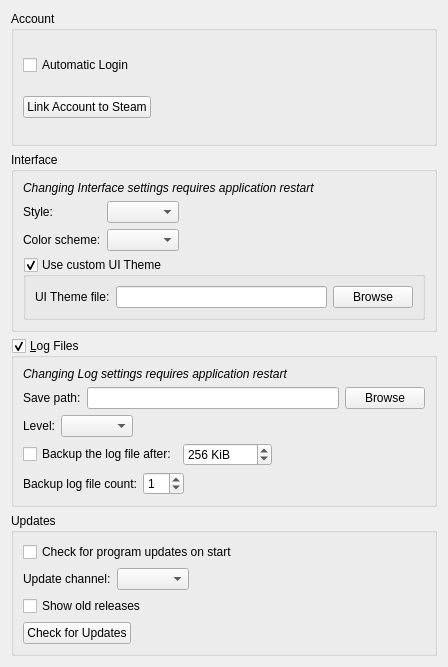
          <widget class="QWidget" name="scrollAreaWidgetContents">
           <property name="geometry">
            <rect>
             <x>0</x>
             <y>-30</y>
             <width>448</width>
             <height>667</height>
            </rect>
           </property>
           <layout class="QVBoxLayout" name="verticalLayout_3">
            <item>
             <widget class="QGroupBox" name="accountSettingsBox">
              <property name="title">
               <string>Account</string>
              </property>
              <layout class="QVBoxLayout" name="verticalLayout_4">
               <item>
                <widget class="QCheckBox" name="checkAutoLogin">
                 <property name="text">
                  <string>Automatic Login</string>
                 </property>
                </widget>
               </item>
               <item>
                <layout class="QHBoxLayout" name="linkToSteam">
                 <item>
                  <widget class="QPushButton" name="buttonLinkToSteam">
                   <property name="text">
                    <string>Link Account to Steam</string>
                   </property>
                  </widget>
                 </item>
                 <item>
                  <spacer name="horizontalSpacer_12">
                   <property name="orientation">
                    <enum>Qt::Orientation::Horizontal</enum>
                   </property>
                   <property name="sizeHint" stdset="0">
                    <size>
                     <width>40</width>
                     <height>20</height>
                    </size>
                   </property>
                  </spacer>
                 </item>
                </layout>
               </item>
              </layout>
             </widget>
            </item>
            <item>
             <widget class="QGroupBox" name="UISettingsBox">
              <property name="title">
               <string>Interface</string>
              </property>
              <layout class="QVBoxLayout" name="UISettingsBoxLayout">
               <item>
                <widget class="QLabel" name="labelRestartRequired">
                 <property name="font">
                  <font>
                   <italic>true</italic>
                  </font>
                 </property>
                 <property name="text">
                  <string>Changing Interface settings requires application restart</string>
                 </property>
                </widget>
               </item>
               <item>
                <layout class="QGridLayout" name="layoutStyle">
                 <item row="0" column="0">
                  <widget class="QLabel" name="labelStyle">
                   <property name="text">
                    <string>Style:</string>
                   </property>
                  </widget>
                 </item>
                 <item row="0" column="1">
                  <widget class="QComboBox" name="comboStyle"/>
                 </item>
                 <item row="0" column="2">
                  <widget class="QLabel" name="labelStyleHint">
                   <property name="font">
                    <font>
                     <italic>true</italic>
                    </font>
                   </property>
                  </widget>
                 </item>
                 <item row="1" column="0">
                  <widget class="QLabel" name="labelColorScheme">
                   <property name="text">
                    <string>Color scheme:</string>
                   </property>
                  </widget>
                 </item>
                 <item row="1" column="1">
                  <widget class="QComboBox" name="comboColorScheme"/>
                 </item>
                 <item row="1" column="2">
                  <spacer name="spacerColorScheme">
                   <property name="orientation">
                    <enum>Qt::Orientation::Horizontal</enum>
                   </property>
                   <property name="sizeHint" stdset="0">
                    <size>
                     <width>40</width>
                     <height>20</height>
                    </size>
                   </property>
                  </spacer>
                 </item>
                </layout>
               </item>
               <item>
                <widget class="QGroupBox" name="checkUseCustomTheme">
                 <property name="title">
                  <string>Use custom UI Theme</string>
                 </property>
                 <property name="checkable">
                  <bool>true</bool>
                 </property>
                 <layout class="QHBoxLayout" name="horizontalLayout_18">
                  <item>
                   <widget class="QLabel" name="label_16">
                    <property name="text">
                     <string>UI Theme file:</string>
                    </property>
                   </widget>
                  </item>
                  <item>
                   <widget class="QLineEdit" name="lineCustomThemeFile"/>
                  </item>
                  <item>
                   <widget class="QPushButton" name="buttonBrowseThemeFile">
                    <property name="text">
                     <string>Browse</string>
                    </property>
                   </widget>
                  </item>
                 </layout>
                </widget>
               </item>
              </layout>
             </widget>
            </item>
            <item>
             <widget class="QGroupBox" name="checkFileLog">
              <property name="title">
               <string>&amp;Log Files</string>
              </property>
              <property name="checkable">
               <bool>true</bool>
              </property>
              <property name="checked">
               <bool>true</bool>
              </property>
              <layout class="QVBoxLayout" name="verticalLayout_11">
               <item>
                <widget class="QLabel" name="labelRestartRequired_2">
                 <property name="font">
                  <font>
                   <italic>true</italic>
                  </font>
                 </property>
                 <property name="text">
                  <string>Changing Log settings requires application restart</string>
                 </property>
                </widget>
               </item>
               <item>
                <layout class="QHBoxLayout" name="horizontalLayout_7">
                 <item>
                  <widget class="QLabel" name="label_4">
                   <property name="sizePolicy">
                    <sizepolicy hsizetype="Preferred" vsizetype="Preferred">
                     <horstretch>0</horstretch>
                     <verstretch>0</verstretch>
                    </sizepolicy>
                   </property>
                   <property name="text">
                    <string>Save path:</string>
                   </property>
                  </widget>
                 </item>
                 <item>
                  <widget class="QLineEdit" name="lineFileLogPath"/>
                 </item>
                 <item>
                  <widget class="QPushButton" name="buttonBrowseLogPath">
                   <property name="text">
                    <string>Browse</string>
                   </property>
                  </widget>
                 </item>
                </layout>
               </item>
               <item>
                <layout class="QHBoxLayout" name="horizontalLayout_6">
                 <item>
                  <widget class="QLabel" name="label_25">
                   <property name="text">
                    <string>Level:</string>
                   </property>
                  </widget>
                 </item>
                 <item>
                  <widget class="QComboBox" name="comboLogLevel"/>
                 </item>
                 <item>
                  <spacer name="horizontalSpacer_17">
                   <property name="orientation">
                    <enum>Qt::Orientation::Horizontal</enum>
                   </property>
                   <property name="sizeHint" stdset="0">
                    <size>
                     <width>40</width>
                     <height>20</height>
                    </size>
                   </property>
                  </spacer>
                 </item>
                </layout>
               </item>
               <item>
                <layout class="QHBoxLayout" name="horizontalLayout_8">
                 <item>
                  <widget class="QCheckBox" name="checkFileLogBackup">
                   <property name="toolTip">
                    <string>Creates an additional log file after the log file reaches the specified file size</string>
                   </property>
                   <property name="text">
                    <string>Backup the log file after:</string>
                   </property>
                  </widget>
                 </item>
                 <item>
                  <widget class="QSpinBox" name="spinFileLogSize">
                   <property name="suffix">
                    <string> KiB</string>
                   </property>
                   <property name="minimum">
                    <number>1</number>
                   </property>
                   <property name="maximum">
                    <number>1024000</number>
                   </property>
                   <property name="value">
                    <number>256</number>
                   </property>
                  </widget>
                 </item>
                 <item>
                  <spacer name="horizontalSpacer_100">
                   <property name="orientation">
                    <enum>Qt::Orientation::Horizontal</enum>
                   </property>
                   <property name="sizeHint" stdset="0">
                    <size>
                     <width>40</width>
                     <height>20</height>
                    </size>
                   </property>
                  </spacer>
                 </item>
                </layout>
               </item>
               <item>
                <layout class="QHBoxLayout" name="horizontalLayout">
                 <item>
                  <widget class="QLabel" name="label">
                   <property name="text">
                    <string>Backup log file count:</string>
                   </property>
                  </widget>
                 </item>
                 <item>
                  <widget class="QSpinBox" name="spinLogBackupCount">
                   <property name="value">
                    <number>1</number>
                   </property>
                  </widget>
                 </item>
                 <item>
                  <spacer name="horizontalSpacer">
                   <property name="orientation">
                    <enum>Qt::Orientation::Horizontal</enum>
                   </property>
                   <property name="sizeHint" stdset="0">
                    <size>
                     <width>40</width>
                     <height>20</height>
                    </size>
                   </property>
                  </spacer>
                 </item>
                </layout>
               </item>
              </layout>
             </widget>
            </item>
            <item>
             <widget class="QGroupBox" name="groupBox">
              <property name="title">
               <string>Updates</string>
              </property>
              <layout class="QVBoxLayout" name="verticalLayout_5">
               <item>
                <widget class="QCheckBox" name="checkProgramUpdates">
                 <property name="text">
                  <string>Check for program updates on start</string>
                 </property>
                </widget>
               </item>
               <item>
                <layout class="QHBoxLayout" name="updateChannel">
                 <item>
                  <widget class="QLabel" name="label_2">
                   <property name="text">
                    <string>Update channel:</string>
                   </property>
                  </widget>
                 </item>
                 <item>
                  <widget class="QComboBox" name="comboUpdateChannel"/>
                 </item>
                 <item>
                  <spacer name="horizontalSpacer_2">
                   <property name="orientation">
                    <enum>Qt::Orientation::Horizontal</enum>
                   </property>
                   <property name="sizeHint" stdset="0">
                    <size>
                     <width>40</width>
                     <height>20</height>
                    </size>
                   </property>
                  </spacer>
                 </item>
                </layout>
               </item>
               <item>
                <widget class="QCheckBox" name="checkOldReleases">
                 <property name="text">
                  <string>Show old releases</string>
                 </property>
                </widget>
               </item>
               <item>
                <layout class="QHBoxLayout" name="horizontalLayout_10">
                 <item>
                  <widget class="QPushButton" name="buttonCheckUpdates">
                   <property name="text">
                    <string>Check for Updates</string>
                   </property>
                  </widget>
                 </item>
                 <item>
                  <spacer name="horizontalSpacer_18">
                   <property name="orientation">
                    <enum>Qt::Orientation::Horizontal</enum>
                   </property>
                   <property name="sizeHint" stdset="0">
                    <size>
                     <width>40</width>
                     <height>20</height>
                    </size>
                   </property>
                  </spacer>
                 </item>
                </layout>
               </item>
              </layout>
             </widget>
            </item>
           </layout>
          </widget>
